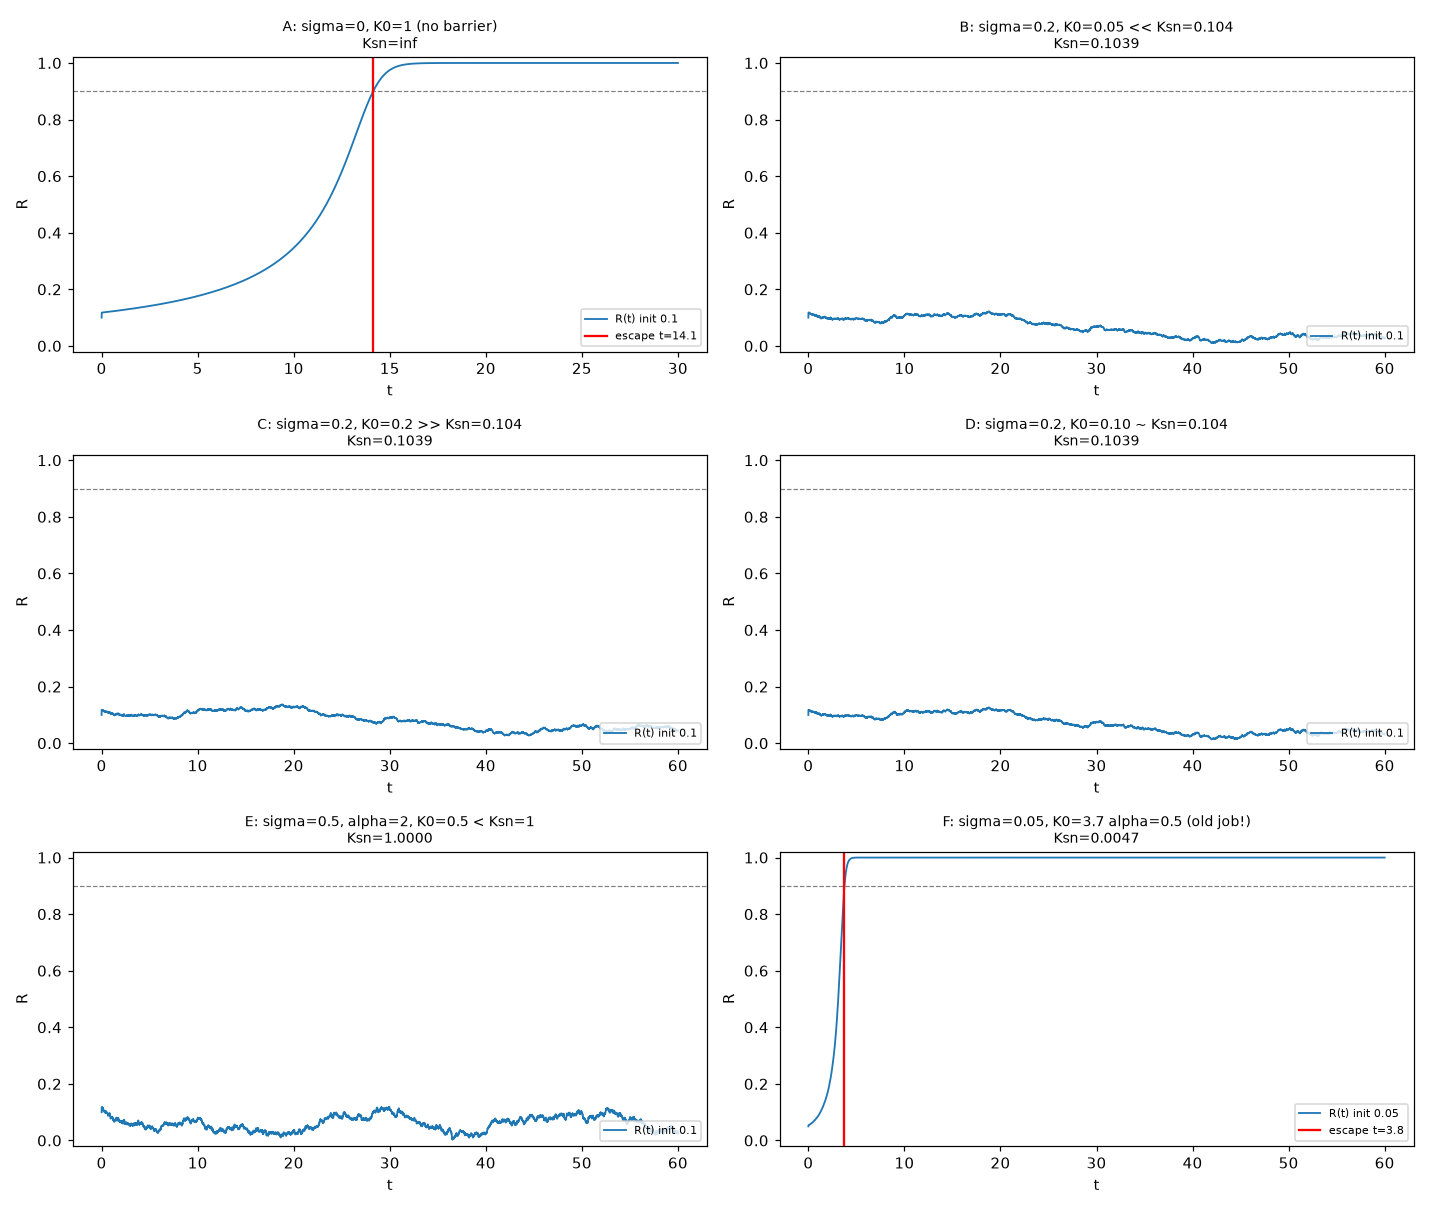

Reproduce this figure in Python.
#!/usr/bin/env python3
"""
Instrumented trajectory experiment: WATCH what actually happens.
Regimes to probe (reflexive Kuramoto, K = K0 R^alpha, per-osc Gaussian noise sigma):
  A) sigma=0 (no noise): theory says incoherence unstable -> deterministic escape, tau ~ R0^-alpha
  B) sigma>0, K0 << K_sn: below saddle-node -> no escape (or nucleation via finite-N)
  C) sigma>0, K0 >> K_sn: above saddle-node -> fast sync expected
  D) sigma>0, K0 near K_sn: critical
Also track effective K (coupling strength at small R) vs noise.
"""
import numpy as np
import matplotlib
matplotlib.use('Agg')
import matplotlib.pyplot as plt

def fmax(alpha):
    Rm = np.sqrt(alpha/(alpha+2)) if alpha > 0 else 1.0/np.sqrt(3)
    return Rm**alpha*(1-Rm**2)

def ksn(sigma, alpha):
    return sigma**2/fmax(alpha)

def run_traj(N, K0, alpha, sigma, T, dt, R0, seed):
    rng = np.random.default_rng(seed)
    theta = rng.uniform(0, 2*np.pi, N)
    z = np.mean(np.exp(1j*theta))
    theta = theta - np.angle(z)
    # prepare with desired R0 by squeezing around the mean angle
    theta = theta * (1.0 - R0)
    R_hist = [R0]
    K_hist = [K0*R0**alpha if alpha>0 else K0]
    n = int(T/dt)
    for i in range(n):
        z = np.mean(np.exp(1j*theta))
        R = abs(z)
        psi = np.angle(z)
        K = K0 * (R**alpha) if alpha>0 else K0
        dtheta = K*R*np.sin(psi-theta)*dt + sigma*np.sqrt(dt)*rng.standard_normal(N)
        theta = theta + dtheta
        R_hist.append(R)
        K_hist.append(K)
    return np.array(R_hist), np.array(K_hist)

def heat(alpha):
    """f(R) = fmax * (R/Rm)^alpha * (1-R^2)/(1-Rm^2)... return normalized drift shape"""
    Rm = np.sqrt(alpha/(alpha+2))
    return Rm, alpha

# ---------- probe regimes ----------
fig, axes = plt.subplots(3, 2, figsize=(13, 11))
cases = [
    # (title, N, K0, alpha, sigma, T, dt, R0)
    ("A: sigma=0, K0=1 (no barrier)",       400, 1.0, 1.0, 0.0, 30, 0.01, 0.10),
    ("B: sigma=0.2, K0=0.05 << Ksn=0.104",  400, 0.05, 1.0, 0.2, 60, 0.01, 0.10),
    ("C: sigma=0.2, K0=0.2 >> Ksn=0.104",   400, 0.2, 1.0, 0.2, 60, 0.01, 0.10),
    ("D: sigma=0.2, K0=0.10 ~ Ksn=0.104",   400, 0.10, 1.0, 0.2, 60, 0.01, 0.10),
    ("E: sigma=0.5, alpha=2, K0=0.5 < Ksn=1",400, 0.5, 2.0, 0.5, 60, 0.01, 0.10),
    ("F: sigma=0.05, K0=3.7 alpha=0.5 (old job!)", 500, 3.7, 0.5, 0.05, 60, 0.01, 0.05),
]
for ax, (title, N, K0, alpha, sigma, T, dt, R0) in zip(axes.ravel(), cases):
    sk = ksn(sigma, alpha) if sigma>0 else float('inf')
    R, K = run_traj(N, K0, alpha, sigma, T, dt, R0, 42)
    t = np.arange(len(R))*dt
    ax.plot(t, R, lw=1.2, color='tab:blue', label=f'R(t) init {R0}')
    ax.axhline(0.9, color='gray', ls='--', lw=0.8)
    ax.set_title(f"{title}\nKsn={sk:.4f}", fontsize=9)
    ax.set_xlabel('t'); ax.set_ylabel('R')
    ax.set_ylim(-0.02, 1.02)
    ax.legend(fontsize=7, loc='lower right')
    # mark escape
    esc = np.where(R>=0.9)[0]
    if len(esc):
        ax.axvline(esc[0]*dt, color='red', lw=1.5, label=f'escape t={esc[0]*dt:.1f}')
        ax.legend(fontsize=7, loc='lower right')
    print(f"{title[:55]:<58} tau_esc={esc[0]*dt if len(esc) else 'inf':>8}  R_final={R[-1]:.3f}",
          f" Ksn={sk:.4f} K0/Ksn={K0/sk if sk<1e9 else float('inf'):.2f}")
plt.tight_layout()
plt.savefig('trajectory_probe.png', dpi=110)
print("saved trajectory_probe.png")
